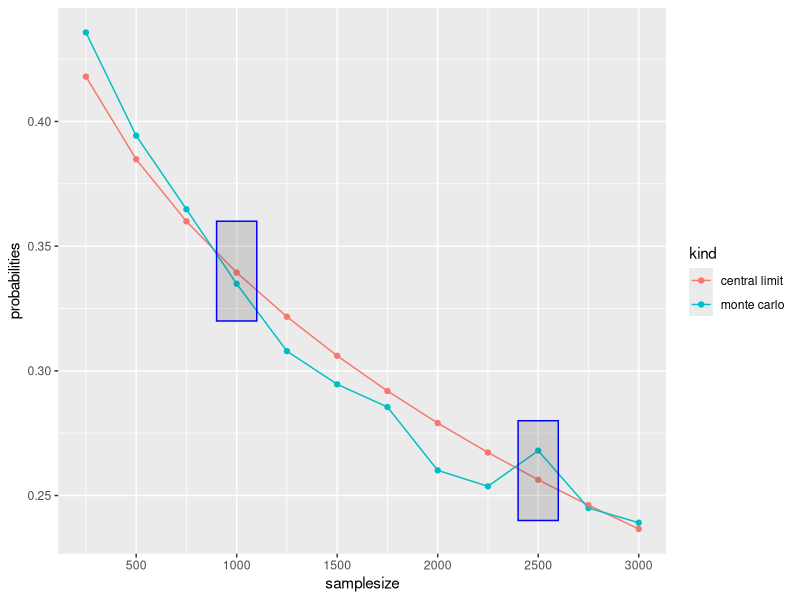
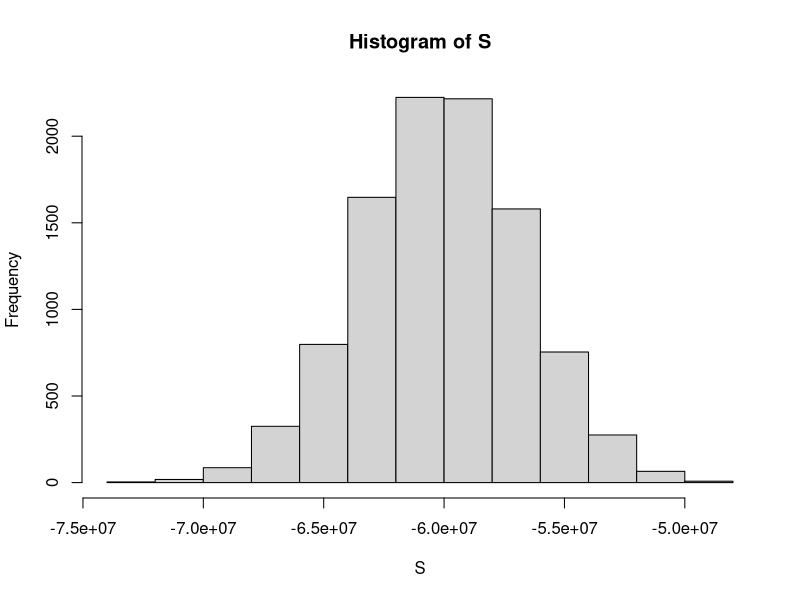

The R source for these figures, in order:
## ---- chunk 1
-17*1/19 + 1 * 18/19
## ---- chunk 2
18 * sqrt(18)/19
## ---- chunk 3
set.seed(1)
n<-10^3
X <- sample(c(-17,1), size = n, replace = TRUE, prob=c(1/19, 18/19))
S<-sum(X)
S
## ---- chunk 4
n<-10^3
n * (-17*1/19 + 1 * 18/19)
## ---- chunk 5
n<-10^3
sqrt(n) * 18 * sqrt(18)/19 
## ---- chunk 6
n<-1000
mu <- n * (1)/19
se <-  sqrt(n) * 18 * sqrt(18)/19 
#> [1] 0.339
pnorm(0, mu, se)
## ---- chunk 7
set.seed(1)
n<-10^3
B <- 10^4
roulette_winnings <- function(n){
  X <- sample(c(-17,1), n, replace = TRUE, prob=c(1/19, 18/19))
  sum(X)
}
XS <- replicate(B, roulette_winnings(n))
S<-sum(XS)/length(XS)
SE<-sqrt(sum((XS - S)^2) / length(XS))
S
SE
## ---- chunk 8
set.seed(1)
n <- 1000
B <- 10000
roulette_winnings <- function(n){
  X <- sample(c(-17,1), n, replace = TRUE, prob=c(1/19, 18/19))
  sum(X)
}
S <- replicate(B, roulette_winnings(n))

mean(S)
#> [1] 53.5
sd(S)
#> [1] 126.2
mean(S < 0)
#> [1] 0.337

n * (2)/38 
#> [1] 52.6
sqrt(n) * 18 * sqrt(18)/19 
#> [1] 127.1

# CLT
mu <- n * (2)/38
se <-  sqrt(n) * 18 * sqrt(18)/19 
pnorm(0, mu, se)
#> [1] 0.339
## ---- chunk 9
set.seed(1)
n <- 1000
B <- 10000
roulette_winnings <- function(n){
  X <- sample(c(-17,1), n, replace = TRUE, prob=c(1/19, 18/19))
  sum(X)
}
S <- replicate(B, roulette_winnings(n))

mean(S < 0)
#> [1] 0.337
## ---- chunk 10
set.seed(1)
n<-2500
X <- sample(c(-17,1), n, replace = TRUE, prob=c(1/19, 18/19))
Y<-mean(X)
Y
## ---- chunk 11
set.seed(1)
n<-2500
n * (2)/38 
#> [1] 52.6
## ---- chunk 12
set.seed(1)
n<-2500
sqrt(n) * 18 * sqrt(18)/19 
#> [1] 127.1
## ---- chunk 13
n<-2500
mu <- n * 1/19
se <-  sqrt(n) * 18 * sqrt(18)/19 
pnorm(0, mu, se)
## ---- chunk 14
set.seed(1)
n <- 2500
B <- 10000
roulette_winnings <- function(n){
  Y <- sample(c(-17,1), n, replace = TRUE, prob=c(1/19, 18/19))
  sum(Y)
}
Y <- replicate(B, roulette_winnings(n))
S<-sum(Y)/length(Y)
SE<-sqrt(sum((Y - S)^2) / length(Y))
S
SE
## ---- chunk 15
set.seed(1)
n <- 2500
B <- 10000
roulette_winnings <- function(n){
  Y <- sample(c(-17,1), n, replace = TRUE, prob=c(1/19, 18/19))
  sum(Y)
}
S <- replicate(B, roulette_winnings(n))

mean(S < 0)
#> [1] 0.0458
## ---- chunk 16
set.seed(1)
library(tidyverse)
nn <- seq(250,3000,250)
B <- 10000
roulette_winnings <- function(n){
  Y <- sample(c(-17,1), n, replace = TRUE, prob=c(1/19, 18/19))
  sum(Y)
}
monte_carlo <- function(n) {
  YR <- replicate(B, roulette_winnings(n))
  mean(YR<0)
}
mc<-sapply(nn, monte_carlo)

central_limit<-function(n) {
  mu <- n * (2)/38
  se <-  sqrt(n) * 18 * sqrt(18)/19 
  pnorm(0, mu, se)
}
clt<-sapply(nn, central_limit)

df_mc<-data.frame(samplesize=nn,probabilities=mc,kind="monte carlo")
df_clt<-data.frame(samplesize=nn,probabilities=clt,kind="central limit")
df<-bind_rows(df_mc, df_clt)

ggplot(df,aes(samplesize,probabilities)) +
  geom_point(aes(color=kind)) +
  geom_line(aes(color=kind)) +
  scale_x_continuous(breaks = scales::pretty_breaks(n = 10)) +
  annotate("rect", xmin = 900, xmax = 1100, ymin = 0.32, ymax = 0.36, alpha = .2, color="blue") +
  annotate("rect", xmin = 2400, xmax = 2600, ymin = 0.24, ymax = 0.28, alpha = .2, color="blue")
## ---- chunk 17
n <- 10000
loss_per_foreclosure <- -200000
p <- 0.3
set.seed(1)
S <- sample( c(0,1), n, prob=c(1-p, p), replace = TRUE)
sum(S * loss_per_foreclosure)
## ---- chunk 18
n <- 10000
loss_per_foreclosure <- -200000
p <- 0.03
set.seed(1)

B <- 10000
S <- replicate(B, {
    defaults <- sample( c(0,1), n, prob=c(1-p, p), replace = TRUE)
    sum(defaults * loss_per_foreclosure)
})
mean(S)

hist(S)
## ---- chunk 19
n <- 10000
loss_per_foreclosure <- -200000
p <- 0.3

#CLT: losses only, therefore x=0
n*(p*loss_per_foreclosure+(1-p)*0)
# -600.000.000
# including an interest rate of 2,3% interest rate
n*(p*loss_per_foreclosure+(1-p)*4082)
# -571.426.000
## ---- chunk 20
n <- 10000
loss_per_foreclosure <- -200000
p <- 0.3

sqrt(n)*abs(loss_per_foreclosure)*sqrt(p*(1-p))
#9.165.151

## ---- chunk 21
p <- 0.3
n<-10000
loss_per_foreclosure <- -200000
l <- loss_per_foreclosure
z <- qnorm(0.01)
x <- -l*( n*p - z*sqrt(n*p*(1-p)))/ ( n*(1-p) + z*sqrt(n*p*(1-p)))
x
